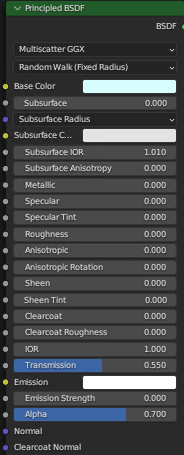
#> input picture render-settings.png, 184 x 455 px
$ python script93-quadruple-scale.py ..
#> lines starting #> are read from the running program, lines starting #| are printed output that depends on the picture
#!/usr/bin/env python3
"""
Batch text overlay for PNGs in a relative folder.

Usage:
  python add_overlay.py path/to/relative/folder

Writes processed images to "<folder>-overlay" next to the input folder.

Notes:
- Each corner overlay has its own text, font, size, color, and offsets.
- Replace backticks ` in any TEXT_LABEL_* with the zero-padded frame number.
- Replace caret ^ in any TEXT_LABEL_* with the total number of frames.
- TEXT_LABEL_* may be either a single string or a list of strings.
- Special label value "TIME":
    - If a corner's label list contains the string "TIME", that entry is replaced
      for each frame with TIME_LABEL_TEMPLATE where:
        X = zero-padded days
        Y = zero-padded hours
      computed from HOURS_PER_FRAME (float allowed).
- Special leading "!":
    - If any label in any corner starts with "!", the "!" is removed,
      that label is rendered with a larger font (scaled by BIG),
      and subsequent labels are positioned based on the increased height.
"""

from pathlib import Path
import sys
import argparse
import math
from PIL import Image, ImageDraw, ImageFont

# =========================
# Config — edit these
# =========================

LINE_SPACING = 1

# Scale factor for lines starting with "!"
BIG = 1.5  # e.g. 1.5x the base font size

# Time-related config
HOURS_PER_FRAME = 1.31   # now allowed to be a float
HOURS_PER_FRAME = 0.98 #v11
TIME_LABEL_TEMPLATE = f"Time Estimate ({HOURS_PER_FRAME:.1f} hr/frame): X dd Y hr"

# --- Top-left overlay ---
TEXT_LABEL_TL = [
    "!ECDOsim v11",
    "Main Scenario: S1 -> S2",
    # "S1 -> S2, 2x Strength, Extended Drainage",
    # "S1 -> S2, Extended Drainage",
    "Pivots: (-20 S,130 E), (20 N,-50 W)"
]
# TEXT_LABEL_TL = []
OFFSET_X_TL = 15
OFFSET_Y_TL = 10
FONT_PATH_TL = "RobotoCondensed.ttf"
FONT_SIZE_TL = 32
# FONT_SIZE_TL = 64
# FONT_SIZE_TL = 10
FONT_COLOR_TL = (0, 0, 0, 255)
FONT_COLOR_TL = (255, 255, 255, 255)

# --- Top-right overlay ---
TEXT_LABEL_TR = ["TIME", "Frame `/^"]
# TEXT_LABEL_TR = ["ECDOsim v11", "Pivots: (-20 S,130 E), (20 N,-50 W)", "TIME", "Frame `/^"]
# TEXT_LABEL_TR = ["Frame `/^"]
OFFSET_X_TR = 15
OFFSET_Y_TR = 10
FONT_PATH_TR = "RobotoCondensed.ttf"
FONT_SIZE_TR = 32
# FONT_SIZE_TR = 64
# FONT_SIZE_TR = 10
FONT_COLOR_TR = (0, 0, 0, 255)
FONT_COLOR_TR = (255, 255, 255, 255)

# --- Bottom-left overlay ---
TEXT_LABEL_BL = [
    "2048x1080 pixels",
    # "~12 million particles"
    "~138 million particles"
]
OFFSET_X_BL = 15
OFFSET_Y_BL = 10
FONT_PATH_BL = "RobotoCondensed.ttf"
FONT_SIZE_BL = 15
FONT_SIZE_BL = 26
# FONT_SIZE_BL = 50
FONT_COLOR_BL = (0, 0, 0, 255)
FONT_COLOR_BL = (255, 255, 255, 255)


# --- Bottom-right overlay ---
TEXT_LABEL_BR = [
    "By Junho (Nov. 2025)",
    "@ sovrynn.github.io",
]
OFFSET_X_BR = 15
OFFSET_Y_BR = 10
FONT_PATH_BR = "RobotoCondensed.ttf"
FONT_SIZE_BR = 15
FONT_SIZE_BR = 26
# FONT_SIZE_BR = 50
FONT_COLOR_BR = (0, 0, 0, 255)
FONT_COLOR_BR = (255, 255, 255, 255)

# ===========================================================

def load_font(font_path: str, size: int):
    try:
        return ImageFont.truetype(font_path, size=size)
    except Exception:
        print(f"[warn] Could not load font '{font_path}'; using default font.")
        return ImageFont.load_default()

def _text_size(font, text):
    if hasattr(font, "getbbox"):
        x0, y0, x1, y1 = font.getbbox(text)
        return (x1 - x0, y1 - y0)
    return font.getsize(text)

def _line_height(font):
    if hasattr(font, "getmetrics"):
        a, d = font.getmetrics()
        return a + d
    _, h = _text_size(font, "Mg")
    return h

def _normalize_texts(label):
    if label is None:
        return []
    if isinstance(label, str):
        s = label.strip()
        return [s] if s else []
    try:
        out = []
        for item in label:
            if item is None:
                continue
            s = str(item).strip()
            if s:
                out.append(s)
        return out
    except TypeError:
        s = str(label).strip()
        return [s] if s else []

def build_time_label(frame_index: int, pad_days: int, pad_hours: int) -> str:
    """
    Compute elapsed hours as float and round *only for display*.
    Never overwrite float values.
    """
    elapsed_hours_float = (frame_index - 1) * HOURS_PER_FRAME
    elapsed_hours_display = int(round(elapsed_hours_float))

    days = elapsed_hours_display // 24
    hours = elapsed_hours_display % 24

    day_str = str(days).zfill(pad_days)
    hour_str = str(hours).zfill(pad_hours)

    return TIME_LABEL_TEMPLATE.replace("X", day_str).replace("Y", hour_str)

def add_text_overlays(img, tl, tr, bl, br, line_spacing=0):
    """
    Each of tl/tr/bl/br is either None or a dict with:
      - "lines": list of {"text": str, "big": bool}
      - "font": base font
      - "font_big": font for big lines
      - "color": RGBA tuple
      - "offset_x", "offset_y": ints
    """
    if img.mode != "RGBA":
        base = img.convert("RGBA")
    else:
        base = img.copy()

    W, H = base.size
    overlay = Image.new("RGBA", base.size, (0, 0, 0, 0))
    draw = ImageDraw.Draw(overlay)

    # ---------- Top-left ----------
    if tl and tl.get("lines"):
        x = tl["offset_x"]
        y = tl["offset_y"]
        for item in tl["lines"]:
            text = item["text"]
            font = tl["font_big"] if item.get("big") else tl["font"]
            lh = _line_height(font)
            draw.text((x, y), text, font=font, fill=tl["color"])
            y += lh + line_spacing

    # ---------- Top-right ----------
    if tr and tr.get("lines"):
        y = tr["offset_y"]
        for item in tr["lines"]:
            text = item["text"]
            font = tr["font_big"] if item.get("big") else tr["font"]
            tw, _ = _text_size(font, text)
            x = W - tw - tr["offset_x"]
            lh = _line_height(font)
            draw.text((x, y), text, font=font, fill=tr["color"])
            y += lh + line_spacing

    # ---------- Bottom-left ----------
    if bl and bl.get("lines"):
        # compute total height with per-line fonts
        total_h = 0
        for i, item in enumerate(bl["lines"]):
            font = bl["font_big"] if item.get("big") else bl["font"]
            lh = _line_height(font)
            total_h += lh
            if i < len(bl["lines"]) - 1:
                total_h += line_spacing

        x = bl["offset_x"]
        y = H - bl["offset_y"] - total_h
        for item in bl["lines"]:
            text = item["text"]
            font = bl["font_big"] if item.get("big") else bl["font"]
            lh = _line_height(font)
            draw.text((x, y), text, font=font, fill=bl["color"])
            y += lh + line_spacing

    # ---------- Bottom-right ----------
    if br and br.get("lines"):
        # compute total height with per-line fonts
        total_h = 0
        for i, item in enumerate(br["lines"]):
            font = br["font_big"] if item.get("big") else br["font"]
            lh = _line_height(font)
            total_h += lh
            if i < len(br["lines"]) - 1:
                total_h += line_spacing

        y = H - br["offset_y"] - total_h
        for item in br["lines"]:
            text = item["text"]
            font = br["font_big"] if item.get("big") else br["font"]
            tw, _ = _text_size(font, text)
            x = W - tw - br["offset_x"]
            lh = _line_height(font)
            draw.text((x, y), text, font=font, fill=br["color"])
            y += lh + line_spacing

    return Image.alpha_composite(base, overlay)

def main():
    parser = argparse.ArgumentParser(description="Add corner overlays to PNGs in a folder.")
    parser.add_argument("folder")
    args = parser.parse_args()

    in_dir = Path(args.folder)
    if not in_dir.exists() or not in_dir.is_dir():
        print(f'[error] "{in_dir}" is not a directory.')
        sys.exit(1)

    out_dir = in_dir.parent / f"{in_dir.name}-overlay"
    out_dir.mkdir(parents=True, exist_ok=True)

    pngs = sorted([p for p in in_dir.iterdir() if p.suffix.lower() == ".png"])
    total = len(pngs)
    if total == 0:
        print(f"[info] No PNGs found.")
        sys.exit(0)

    pad_width = len(str(total))

    # base fonts
    font_tl = load_font(FONT_PATH_TL, FONT_SIZE_TL)
    font_tr = load_font(FONT_PATH_TR, FONT_SIZE_TR)
    font_bl = load_font(FONT_PATH_BL, FONT_SIZE_BL)
    font_br = load_font(FONT_PATH_BR, FONT_SIZE_BR)

    # big fonts for lines starting with "!"
    font_tl_big = load_font(FONT_PATH_TL, int(round(FONT_SIZE_TL * BIG)))
    font_tr_big = load_font(FONT_PATH_TR, int(round(FONT_SIZE_TR * BIG)))
    font_bl_big = load_font(FONT_PATH_BL, int(round(FONT_SIZE_BL * BIG)))
    font_br_big = load_font(FONT_PATH_BR, int(round(FONT_SIZE_BR * BIG)))

    # Compute padding based on *display-rounded* max time
    max_elapsed_hours_float = (total - 1) * HOURS_PER_FRAME
    max_elapsed_hours_display = int(round(max_elapsed_hours_float))
    max_days = max_elapsed_hours_display // 24
    max_hours = max_elapsed_hours_display % 24
    pad_days = max(len(str(max_days)), 1)
    pad_hours = max(len(str(max_hours)), 1)
    pad_hours = 2

    for idx, src in enumerate(pngs, 1):
        try:
            with Image.open(src) as im:
#> im is the input picture: PIL image 184x455 RGBA; mean R, G, B, A 69.7, 73.1, 73.5, 255
                frame_str = str(idx).zfill(pad_width)

                def replace_tokens(s):
                    return s.replace("`", frame_str).replace("^", str(total))

                def process_label(label):
                    """
                    Returns list of dicts:
                      {"text": str, "big": bool}
                    """
                    out = []
                    for t in _normalize_texts(label):
                        is_big = t.startswith("!")
                        if is_big:
                            # remove leading "!" and optional following space
                            t = t[1:].lstrip()

                        if t == "TIME":
                            text_val = build_time_label(idx, pad_days, pad_hours)
                        else:
                            text_val = replace_tokens(t)

                        out.append({"text": text_val, "big": is_big})
                    return out

                tl_lines = process_label(TEXT_LABEL_TL)
                tr_lines = process_label(TEXT_LABEL_TR)
                bl_lines = process_label(TEXT_LABEL_BL)
                br_lines = process_label(TEXT_LABEL_BR)

                result = add_text_overlays(
                    im,
                    tl={
                        "lines": tl_lines,
                        "font": font_tl,
                        "font_big": font_tl_big,
                        "color": FONT_COLOR_TL,
                        "offset_x": OFFSET_X_TL,
                        "offset_y": OFFSET_Y_TL,
                    },
                    tr={
                        "lines": tr_lines,
                        "font": font_tr,
                        "font_big": font_tr_big,
                        "color": FONT_COLOR_TR,
                        "offset_x": OFFSET_X_TR,
                        "offset_y": OFFSET_Y_TR,
                    },
                    bl={
                        "lines": bl_lines,
                        "font": font_bl,
                        "font_big": font_bl_big,
                        "color": FONT_COLOR_BL,
                        "offset_x": OFFSET_X_BL,
                        "offset_y": OFFSET_Y_BL,
                    },
                    br={
                        "lines": br_lines,
                        "font": font_br,
                        "font_big": font_br_big,
                        "color": FONT_COLOR_BR,
                        "offset_x": OFFSET_X_BR,
                        "offset_y": OFFSET_Y_BR,
                    },
                    line_spacing=LINE_SPACING,
                )
#> in add_text_overlays, `overlay = Image.new("RGBA", base.size, (0, 0, 0, 0))`: overlay: PIL image 184x455 RGBA; every value is 0
#> in add_text_overlays, `x = tl["offset_x"]`: x = 15
#> in add_text_overlays, `y = tl["offset_y"]`: y = 10
#> the loop in add_text_overlays, `for item in tl["lines"]:` made 3 passes
#> (item, text, a in _line_height, d in _line_height, lh, y) on passes 1 to 2: ({'text': 'ECDOsim v11', 'big': True}, 'ECDOsim v11', 45, 12, 57, 68), ({'text': 'Main Scenario: S1 -> S2', 'big': False}, 'Main Scenario: S1 -> S2', 30, 8, 38, 107)
#> (text, a in _line_height, d in _line_height, lh, y) on pass 3: ('Pivots: (-20 S,130 E), (20 N,-50 W)', 30, 8, 38, 146)
#> after the loop in add_text_overlays, `for item in tl["lines"]:`: y = 146
#> in add_text_overlays, `y = tr["offset_y"]`: y = 10
#> the loop in add_text_overlays, `for item in tr["lines"]:` made 2 passes
#> (text, tw, x, a in _line_height) on passes 1 to 2: ('Time Estimate (1.0 hr/frame): 0 dd 00 hr', 654, -485, 30), ('Frame 1/1', 161, 8, 30)
#> after the loop in add_text_overlays, `for item in tr["lines"]:`: y = 88
#> the loop in add_text_overlays, `for i, item in enumerate(bl["lines"]):` made 2 passes
#> (item, a in _line_height, d in _line_height, lh, total_h) on passes 1 to 2: ({'text': '2048x1080 pixels', 'big': False}, 25, 7, 32, 33), ({'text': '~138 million particles', 'big': False}, 25, 7, 32, 65)
#> after the loop in add_text_overlays, `for i, item in enumerate(bl["lines"]):`: total_h = 65
#> in add_text_overlays, `x = bl["offset_x"]`: x = 15
#> in add_text_overlays, `y = H - bl["offset_y"] - total_h`: y = 380
#> the loop in add_text_overlays, `for item in bl["lines"]:` made 2 passes
#> (text, a in _line_height, d in _line_height, lh, y) on pass 1: ('2048x1080 pixels', 25, 7, 32, 413)
#> (item, text, a in _line_height, d in _line_height, lh, y) on pass 2: ({'text': '~138 million particles', 'big': False}, '~138 million particles', 25, 7, 32, 446)
#> after the loop in add_text_overlays, `for item in bl["lines"]:`: y = 446
#> the loop in add_text_overlays, `for i, item in enumerate(br["lines"]):` made 2 passes
#> (item, a in _line_height, d in _line_height, lh, total_h) on passes 1 to 2: ({'text': 'By Junho (Nov. 2025)', 'big': False}, 25, 7, 32, 33), ({'text': '@ sovrynn.github.io', 'big': False}, 25, 7, 32, 65)
#> after the loop in add_text_overlays, `for i, item in enumerate(br["lines"]):`: total_h = 65
#> in add_text_overlays, `y = H - br["offset_y"] - total_h`: y = 380
#> the loop in add_text_overlays, `for item in br["lines"]:` made 2 passes
#> (item, text, tw, x) on passes 1 to 2: ({'text': 'By Junho (Nov. 2025)', 'big': False}, 'By Junho (Nov. 2025)', 275, -106), ({'text': '@ sovrynn.github.io', 'big': False}, '@ sovrynn.github.io', 261, -92)
#> after the loop in add_text_overlays, `for item in br["lines"]:`: y = 446
#> in add_text_overlays, `return Image.alpha_composite(base, overlay)`:
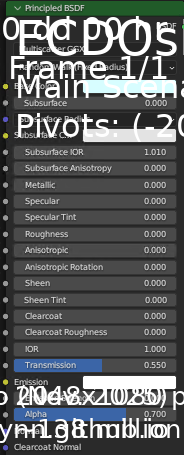
#> returned value: PIL image 184x455 RGBA; mean R, G, B, A 89.6, 92.8, 93.1, 255

                save_kwargs = {}
                if "dpi" in im.info:
                    save_kwargs["dpi"] = im.info["dpi"]

                dst = out_dir / src.name
                result.save(dst, format="PNG", **save_kwargs)

            print(f"[{idx}/{total}] {src.name} -> {dst}")

        except Exception as e:
            print(f"[error] Failed on {src.name}: {e}")

    print(f"[done] Wrote {total} files to {out_dir}")

if __name__ == "__main__":
    main()
